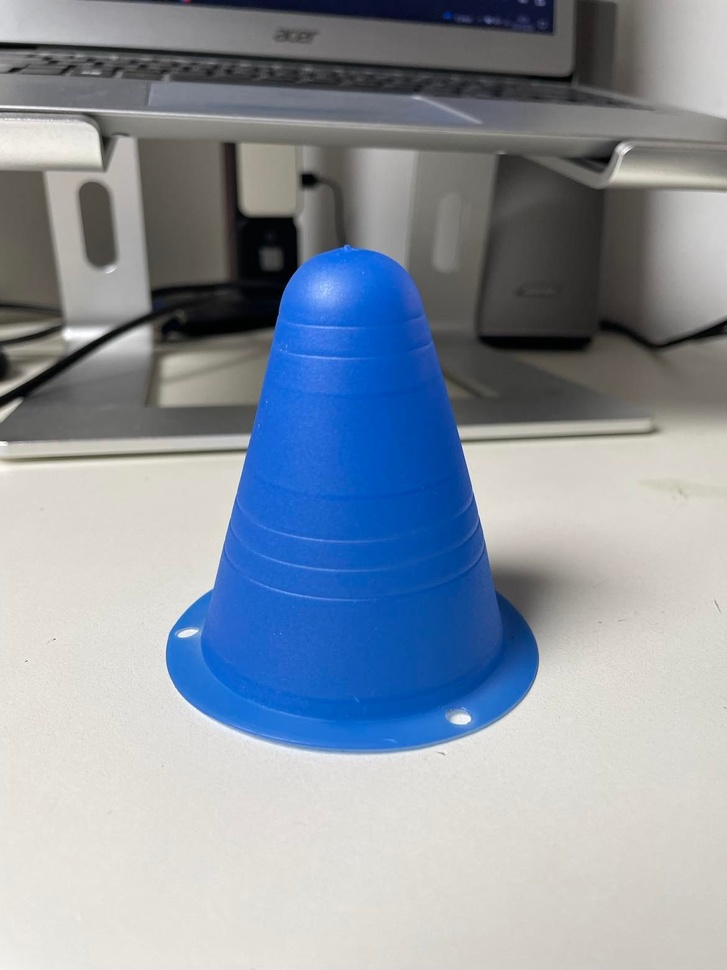
#> input picture conebleu.jpg, 727 x 970 px, shrunk from 1170 x 1560 before the run, found by its file name
$ jupyter execute test2_keypoints.ipynb
#> lines starting #> are read from the running program, lines starting #| are printed output that depends on the picture
[cell 1]
#voir 2e code en bas pour le "un peu plus fonctionnel"

[cell 2]
import argparse
import cv2
from google.colab.patches import cv2_imshow
import numpy as np
import matplotlib.pyplot as plt
import math
from google.colab import drive
drive.mount('/content/drive')

[cell 3]
feature_detector = cv2.FastFeatureDetector_create(threshold=25,nonmaxSuppression=True)
lk_params = dict(winSize=(21, 21),criteria=(cv2.TERM_CRITERIA_EPS | cv2.TERM_CRITERIA_COUNT, 30, 0.03))
current_pos = np.zeros((3, 1))
current_rot = np.eye(3)

[cell 4]
# [8 lines of commented-out code are left out]

[cell 5]
prev_image = None
valid_ground_truth = False


camera_matrix = np.array([[718.8560, 0.0, 607.1928],[0.0, 718.8560, 185.2157],[0.0, 0.0, 1.0]])

[cell 6]
image1 = cv2.imread("/content/conebleu.jpg")
#> image1 is the input picture: shape (970, 727, 3); mean B, G, R 161.9, 149.6, 139.1

prev_image = cv2.cvtColor(image1, cv2.COLOR_BGR2GRAY)
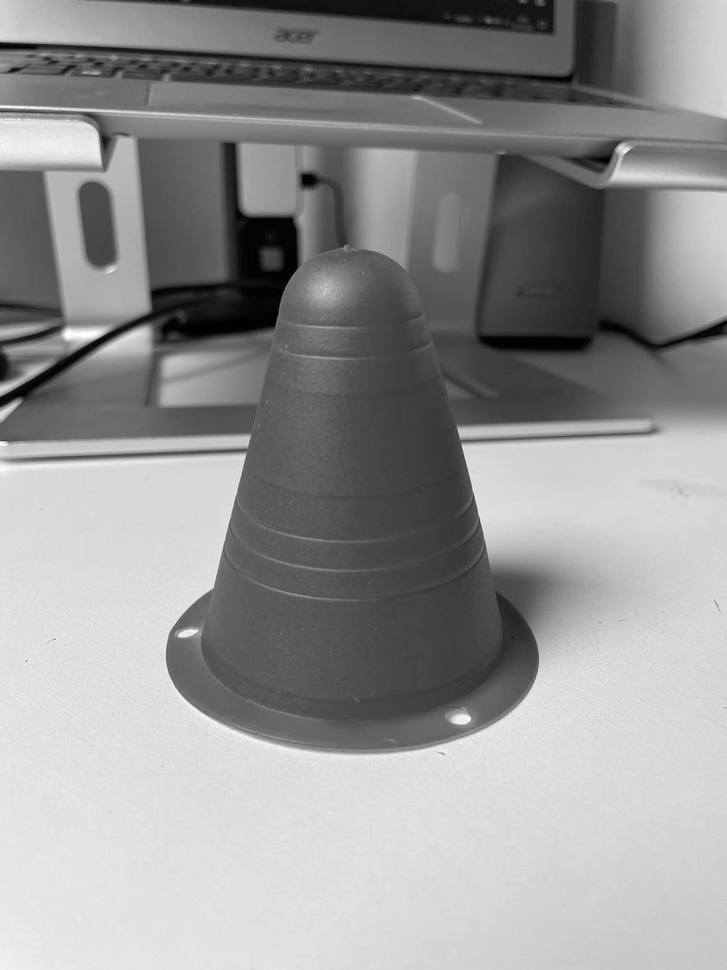
#> prev_image: shape (970, 727); min 0, max 255, mean 147.9

# main process
keypoint = feature_detector.detect(prev_image, None)
#> keypoint = 115 keypoints; strongest (x, y, size): (462, 444, 7), (54, 639, 7), (179, 636, 7), (26, 661, 7)

prev_keypoint = keypoint
#> prev_keypoint has the same summary as keypoint

[cell 7]
img1 = cv2.drawKeypoints(prev_image, prev_keypoint, None)
#cv2_imshow(img1)

[cell 8]
points = np.array(list(map(lambda x: [x.pt], prev_keypoint)),dtype=np.float32)
#> points = 115 rows, first 8: [544, 3], [541, 4], [543, 5], [543, 23], [72, 57], [116, 57], [45, 58], [88, 60]

[cell 9]
image2 = cv2.imread("/content/conejaune.jpg")
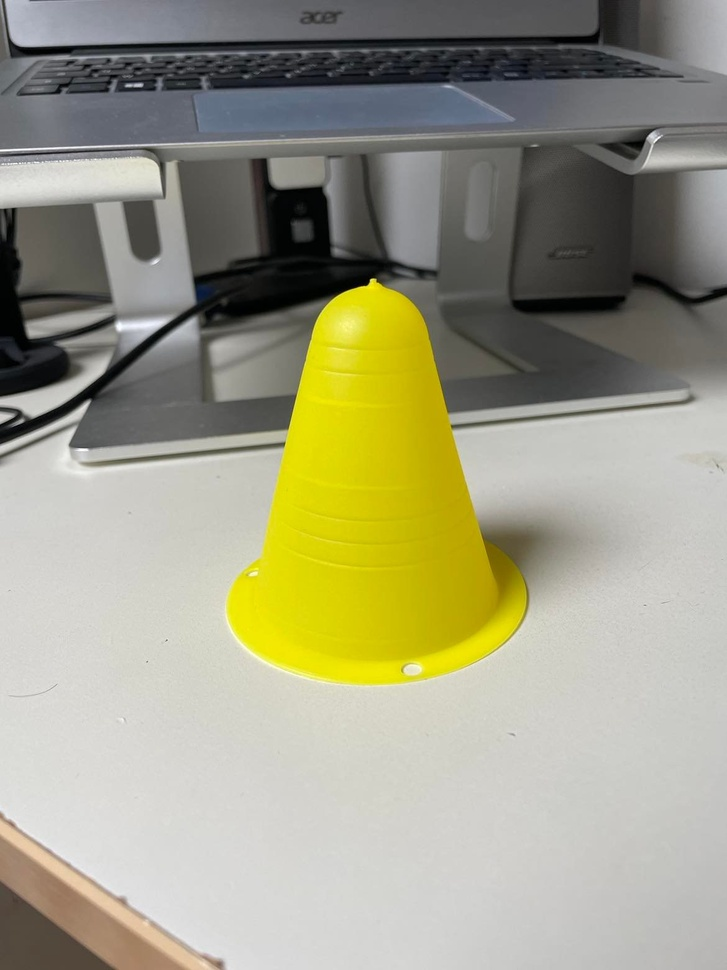
#> input picture conejaune.jpg, 727 x 970 px, shrunk from 1170 x 1560 before the run, found by its file name
#> image2 is the input picture: shape (970, 727, 3); mean B, G, R 132.5, 156.6, 158.2

image = cv2.cvtColor(image2, cv2.COLOR_BGR2GRAY)
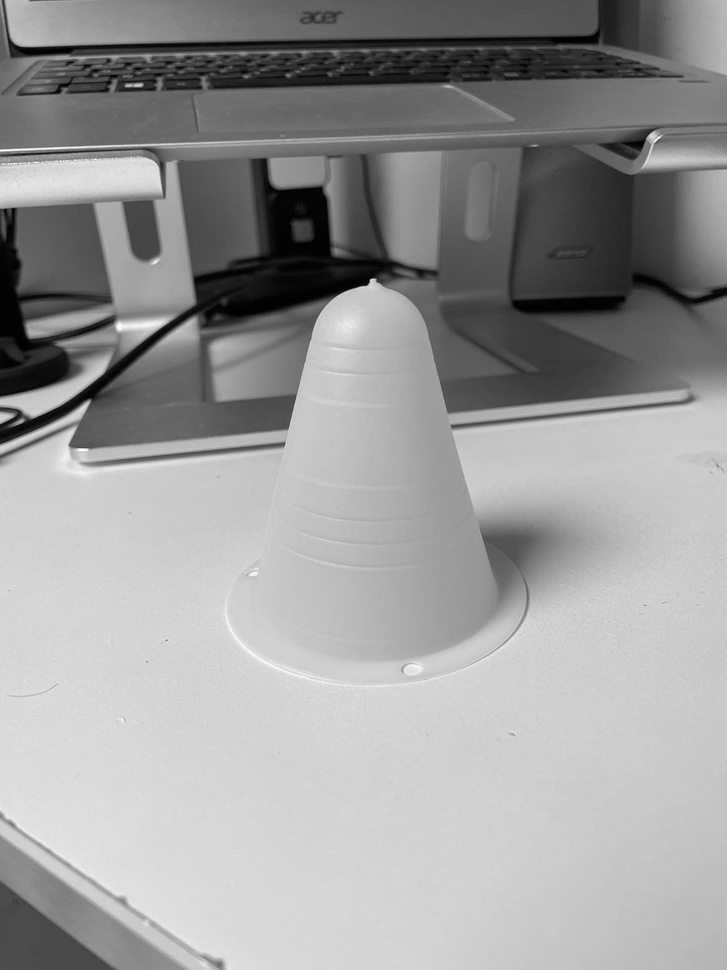
#> image: shape (970, 727); min 0, max 255, mean 154.4

[cell 10]
p1, st, err = cv2.calcOpticalFlowPyrLK(prev_image,image, points,None, **lk_params)
#> p1 = 115 rows, first 8: [569.2, -55.93], [565.8, -54.81], [568.2, -53.84], [564.1, -42.7], [-89.27, 65.84], [-77.34, 60.04], [-98.27, 69.36], [-97.9, 69.37]; st = 115 values, max 1 at index 13, min 0 at index 0, mean 0.635
E, mask = cv2.findEssentialMat(p1, points, camera_matrix,cv2.RANSAC, 0.999, 1.0, None)
#> E = [[-0.0016, 0.297, -0.0607], [-0.268, 0.000594, -0.651], [0.0533, 0.639, 0.00726]]; mask = 115 values, max 1 at index 4, min 0 at index 0, mean 0.243
points, R, t, mask = cv2.recoverPose(E, p1, points, camera_matrix)
#> points = 78; R = [[0.999, 0.0144, 0.0444], [-0.0148, 1, 0.00699], [-0.0443, -0.00764, 0.999]]; t = [-0.903, 0.0888, 0.42]; mask = 115 values, max 255 at index 0, min 0 at index 4, mean 173
scale = 1.0

[cell 11]
#position_axes.scatter(current_pos[0][0], current_pos[2][0])

[cell 12]
img = cv2.drawKeypoints(image, keypoint, None)

[cell 13]
#cv2_imshow(img)

[cell 14]
#autre code

[cell 15]
import numpy as np
import skimage
import cv2
import matplotlib.pyplot as plt

[cell 16]
def plot(image):
    plt.imshow(image)
    plt.show()

[cell 17]
def plot_keypoints(image, kp):
    plt.figure(figsize= [10,10])
    plt.imshow(image)
    plt.scatter(kp[:,1], kp[:,0], marker= "*", color = "b", s = 100)
    plt.show()

[cell 18]
# left_image, right_image,_ = skimage.data.stereo_motorcycle()
# print(left_image.shape, right_image.shape)
left_image = cv2.imread("/content/conessfond.png")
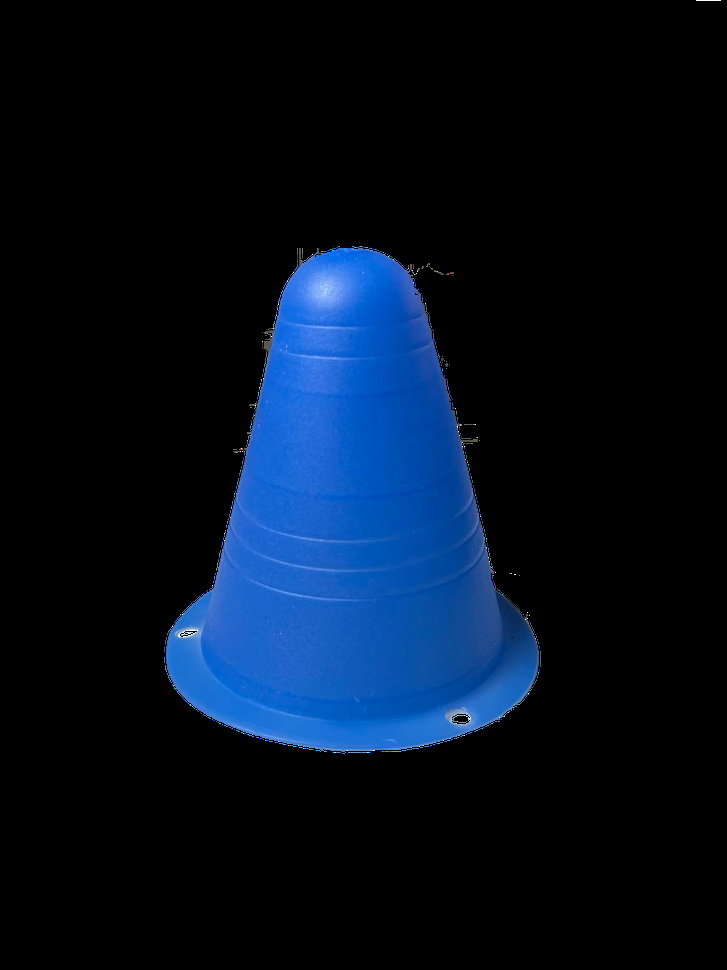
#> input picture conessfond.png, 727 x 970 px, shrunk from 1170 x 1560 before the run, found by its file name
#> left_image is the input picture: shape (970, 727, 3); mean B, G, R 32.4, 16.1, 4
right_image = cv2.imread("/content/conebleu.jpg")
print(left_image.shape, right_image.shape)
#| (970, 727, 3) (970, 727, 3)

[cell 19]
#cv2_imshow(left_image)

[cell 20]
plt.imshow(left_image)

[cell 21]
plt.imshow(right_image)

[cell 22]
from skimage.feature import ORB, match_descriptors

keypoints = 10

orb1 = ORB(n_keypoints= keypoints)
orb2 = ORB(n_keypoints= keypoints)

orb1.detect(left_image[:,:,0])
orb2.detect(right_image[:,:,0])


orb1.extract(left_image[:,:,0], orb1.keypoints, orb1.scales, orb1.orientations)
orb2.extract(right_image[:,:,0], orb2.keypoints,  orb2.scales, orb2.orientations)

# above 2 can be done in one 1 line
# orb1.detect_and_extract()

[cell 23]
plot_keypoints(left_image, orb1.keypoints)
#> in plot_keypoints, `plt.show()`:
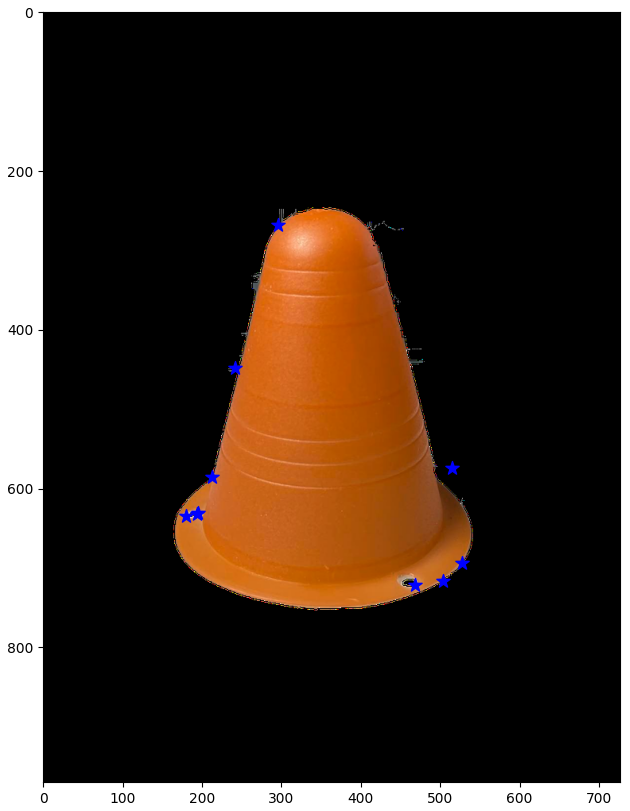
#> figure drawn by matplotlib, 1 panel; B, G, R data is drawn as R, G, B
plot_keypoints(right_image, orb2.keypoints)
#> in plot_keypoints (call 2), `plt.show()`:
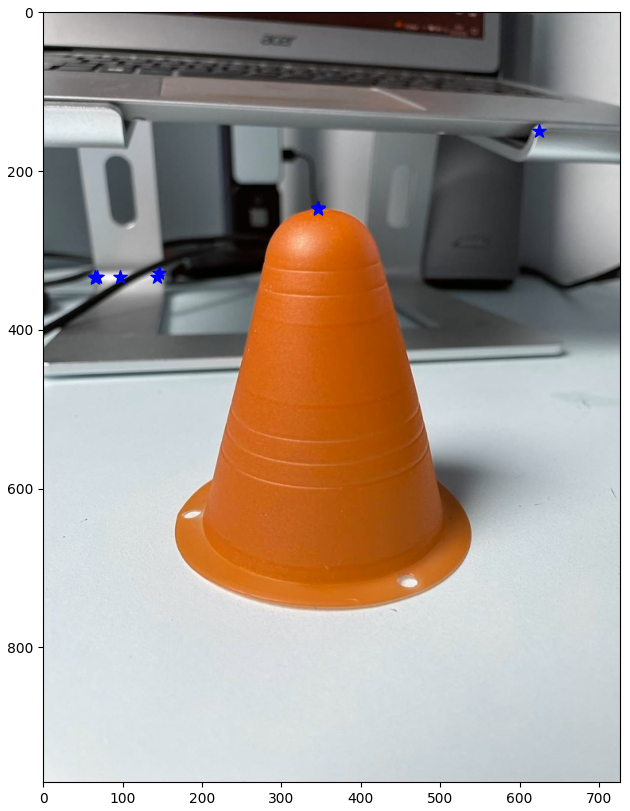
#> figure drawn by matplotlib, 1 panel; B, G, R data is drawn as R, G, B
